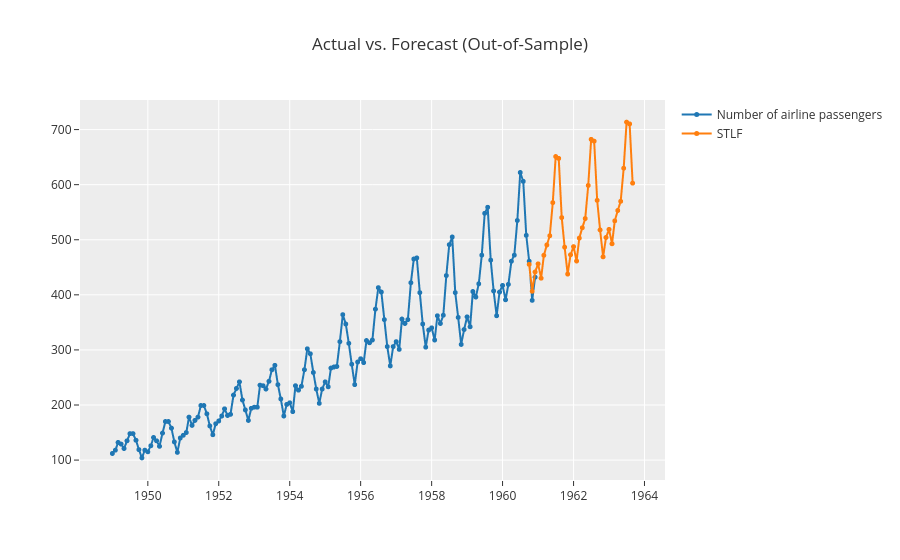

The notebook cell saved with this chart:
### Code cell
# plot forecast for 36 months in future
plot_model(best, plot = 'forecast', data_kwargs = {'fh' : 36})

### Figure 1 — Plotly figure (JSON) as saved in the notebook; plotly's stock layout.template omitted (floating-point values rounded to 4 significant figures; data arrays with more than 128 entries replaced by an {"elided": "..."} marker saying what was removed)
{"data": [{"line": {"color": "rgb(31, 119, 180)", "width": 2}, "marker": {"color": "rgb(31, 119, 180)", "size": 5}, "mode": "lines+markers", "name": "Number of airline passengers", "type": "scattergl", "x": {"elided": "177 str values"}, "xaxis": "x", "y": {"elided": "177 float values"}, "yaxis": "y"}, {"line": {"color": "rgb(255, 127, 14)", "width": 2}, "marker": {"color": "rgb(255, 127, 14)", "size": 5}, "mode": "lines+markers", "name": "STLF", "type": "scattergl", "x": {"elided": "177 str values"}, "xaxis": "x", "y": {"elided": "177 float values"}, "yaxis": "y"}], "layout": {"showlegend": true, "title": {"text": "Actual vs. Forecast (Out-of-Sample)"}, "xaxis": {"anchor": "y", "domain": [0, 1]}, "yaxis": {"anchor": "x", "domain": [0, 1]}}}
